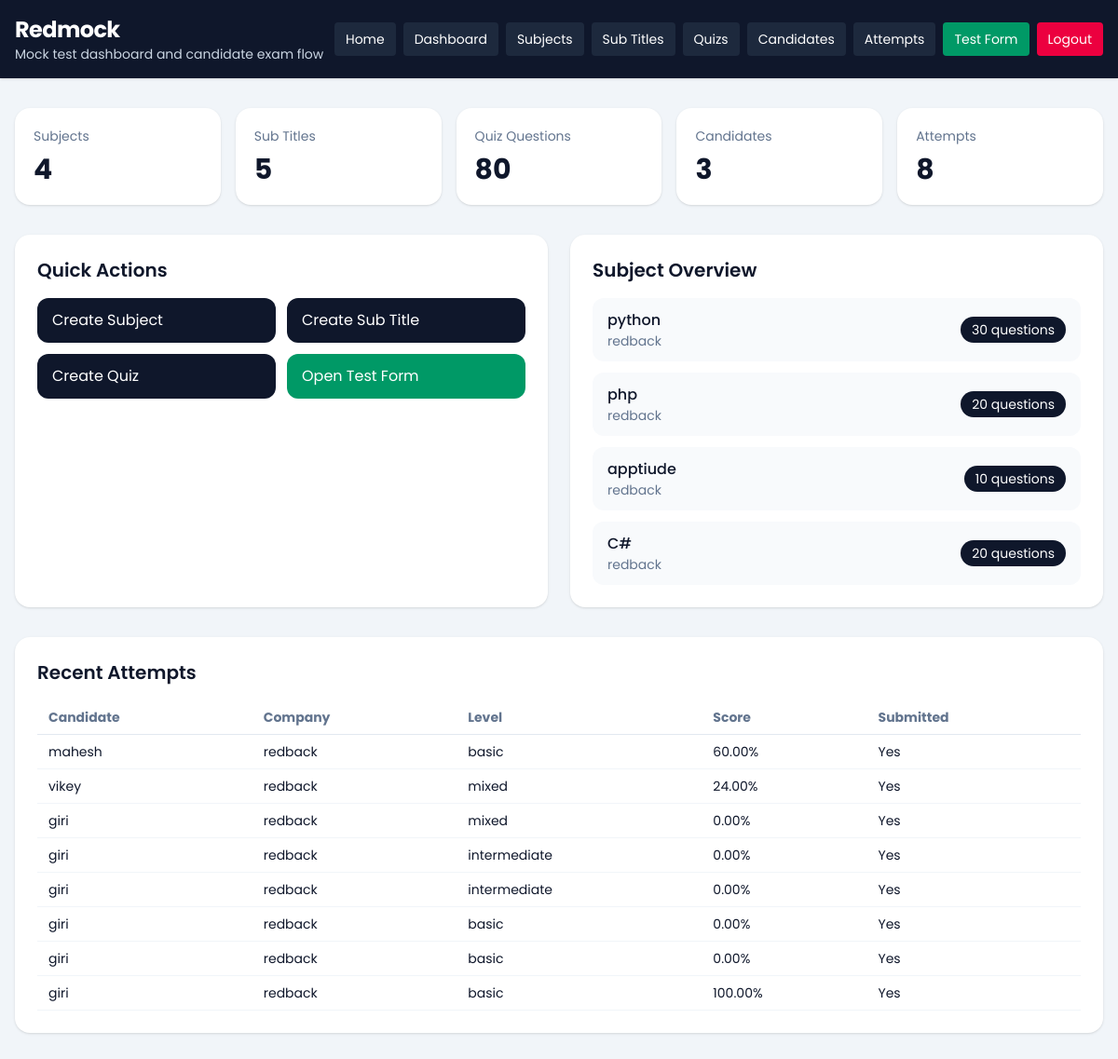
Page /dashboard/ (signed in) on the earlier database version.
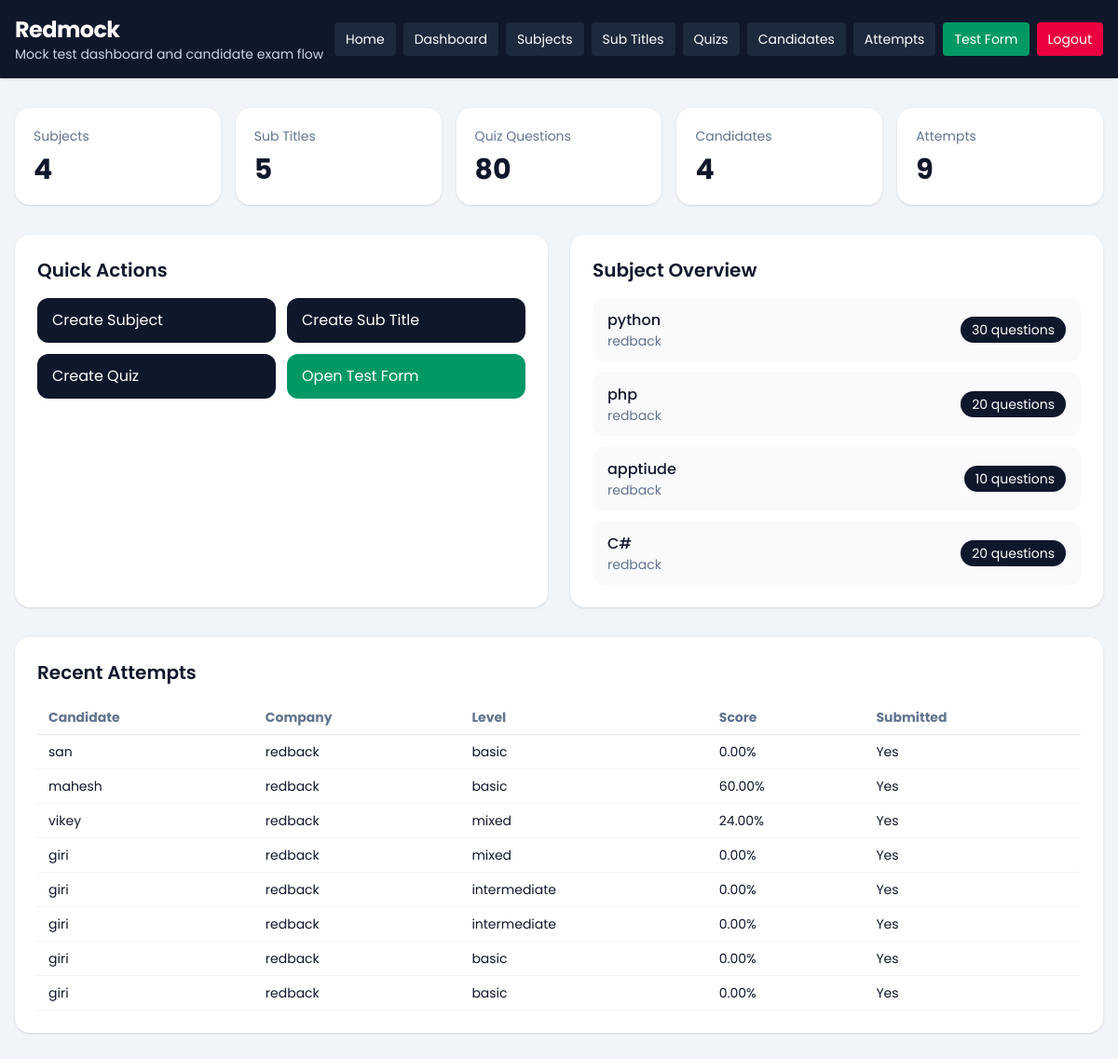
Same page on the later database version.
### dashboard/models.py (models this page shows, shortened)
class TestSubject(models.Model):
    company = models.ForeignKey(Company, on_delete=models.CASCADE, related_name='subjects')
    subject = models.CharField(max_length=150)
    created_at = models.DateTimeField(auto_now_add=True)
    class Meta:
        ordering = ['subject']
        unique_together = ('company', 'subject')

class Company(models.Model):
    name = models.CharField(max_length=150)
    image = models.ImageField(upload_to='company/', blank=True, null=True)
    email = models.EmailField(unique=True)
    password = models.CharField(max_length=128)
    is_active = models.BooleanField(default=True)
    created_at = models.DateTimeField(auto_now_add=True)
    updated_at = models.DateTimeField(auto_now=True)
    class Meta:
        ordering = ['name']
        verbose_name_plural = 'Companies'

### quiz/models.py (models this page shows, shortened)
class CandidateTestAttempt(models.Model):
    SESSION_SINGLE = 'single'
    SESSION_MULTI = 'multi'
    SESSION_CHOICES = [
        (SESSION_SINGLE, 'Single'),
        (SESSION_MULTI, 'Multi'),
    ]
    candidate = models.ForeignKey(Candidate, on_delete=models.CASCADE, related_name='attempts')
    company = models.ForeignKey(Company, on_delete=models.CASCADE, related_name='attempts')
    session_type = models.CharField(max_length=10, choices=SESSION_CHOICES)
    level = models.CharField(max_length=20)
    question_count = models.PositiveIntegerField()
    duration_minutes = models.PositiveIntegerField()
    selected_subjects = models.JSONField(default=list, blank=True)
    selected_sub_titles = models.JSONField(default=list, blank=True)
    answers_json = models.JSONField(default=list, blank=True)
    correct_count = models.PositiveIntegerField(default=0)
    wrong_count = models.PositiveIntegerField(default=0)
    percentage = models.DecimalField(max_digits=5, decimal_places=2, default=0)
    started_at = models.DateTimeField(blank=True, null=True)
    submitted_at = models.DateTimeField(blank=True, null=True)
    is_submitted = models.BooleanField(default=False)
    created_at = models.DateTimeField(auto_now_add=True)
    class Meta:
        ordering = ['-created_at']

class Candidate(models.Model):
    name = models.CharField(max_length=150)
    email = models.EmailField()
    designation_tech = models.CharField(max_length=150)
    created_at = models.DateTimeField(auto_now_add=True)
    class Meta:
        ordering = ['name']

### dashboard/views.py (the view)
# urls.py: path('', views.dashboard_home, name='home'),
@company_login_required
def dashboard_home(request):
    company = request.company
    context = {
        'subject_count': TestSubject.objects.filter(company=company).count(),
        'subtitle_count': SubTitle.objects.filter(test_subject__company=company).count(),
        'quiz_count': Quiz.objects.filter(test_subject__company=company).count(),
        'candidate_count': Candidate.objects.filter(attempts__company=company).distinct().count(),
        'attempt_count': CandidateTestAttempt.objects.filter(company=company).count(),
        'subjects': TestSubject.objects.filter(company=company).select_related('company').annotate(
            quiz_total=Count('quizzes')
        )[:6],
        'recent_attempts': CandidateTestAttempt.objects.filter(company=company).select_related(
            'candidate', 'company'
        )[:8],
        'company': company,
    }
    return render(request, 'dashboard/home.html', context)

### dashboard/views.py (called while the page is built)
def get_logged_in_company(request):
    company_id = request.session.get('company_id')
    if not company_id:
        return None
    return Company.objects.filter(id=company_id, is_active=True).first()

def company_login_required(view_func):
    @wraps(view_func)
    def wrapper(request, *args, **kwargs):
        company = get_logged_in_company(request)
        if not company:
            return redirect(f"{reverse('dashboard:login')}?next={request.path}")
        request.company = company
        return view_func(request, *args, **kwargs)
    return wrapper

### templates/dashboard/home.html (shortened to what this page needs)
{% extends "base.html" %}
{% block content %}
<section class="grid gap-4 md:grid-cols-5">
    <div class="rounded-2xl bg-white p-5 shadow-sm">
        <p class="text-sm text-slate-500">Subjects</p>
        <p class="mt-2 text-3xl font-bold">{{ subject_count }}</p>
    </div>
    <div class="rounded-2xl bg-white p-5 shadow-sm">
        <p class="text-sm text-slate-500">Sub Titles</p>
        <p class="mt-2 text-3xl font-bold">{{ subtitle_count }}</p>
    </div>
    <div class="rounded-2xl bg-white p-5 shadow-sm">
        <p class="text-sm text-slate-500">Quiz Questions</p>
        <p class="mt-2 text-3xl font-bold">{{ quiz_count }}</p>
    </div>
    <div class="rounded-2xl bg-white p-5 shadow-sm">
        <p class="text-sm text-slate-500">Candidates</p>
        <p class="mt-2 text-3xl font-bold">{{ candidate_count }}</p>
    </div>
    <div class="rounded-2xl bg-white p-5 shadow-sm">
        <p class="text-sm text-slate-500">Attempts</p>
        <p class="mt-2 text-3xl font-bold">{{ attempt_count }}</p>
    </div>
</section>
<section class="mt-8 grid gap-6 lg:grid-cols-2">
    <div class="rounded-2xl bg-white p-6 shadow-sm">
        <div class="mb-4 flex items-center justify-between">
            <h2 class="text-xl font-semibold">Quick Actions</h2>
        </div>
        <div class="grid gap-3 sm:grid-cols-2">
            <a href="{% url 'dashboard:subject_create' %}" class="rounded-xl bg-slate-900 px-4 py-3 text-white">Create Subject</a>
            <a href="{% url 'dashboard:subtitle_create' %}" class="rounded-xl bg-slate-900 px-4 py-3 text-white">Create Sub Title</a>
            <a href="{% url 'dashboard:quiz_create' %}" class="rounded-xl bg-slate-900 px-4 py-3 text-white">Create Quiz</a>
            <a href="{% url 'quiz:start' %}" class="rounded-xl bg-emerald-600 px-4 py-3 text-white">Open Test Form</a>
        </div>
    </div>
    <div class="rounded-2xl bg-white p-6 shadow-sm">
        <h2 class="text-xl font-semibold">Subject Overview</h2>
        <div class="mt-4 space-y-3">
            {% for subject in subjects %}
                <div class="flex items-center justify-between rounded-xl bg-slate-50 px-4 py-3">
                    <div>
                        <p class="font-medium">{{ subject.subject }}</p>
                        <p class="text-sm text-slate-500">{{ subject.company.name }}</p>
                    </div>
                    <span class="rounded-full bg-slate-900 px-3 py-1 text-sm text-white">{{ subject.quiz_total }} questions</span>
                </div>
            {% empty %}
                <p class="text-slate-500">No subjects created yet.</p>
            {% endfor %}
        </div>
    </div>
</section>
<section class="mt-8 rounded-2xl bg-white p-6 shadow-sm">
    <h2 class="text-xl font-semibold">Recent Attempts</h2>
    <div class="mt-4 overflow-x-auto">
        <table class="min-w-full text-left text-sm">
            <thead class="border-b border-slate-200 text-slate-500">
                <tr>
                    <th class="px-3 py-2">Candidate</th>
                    <th class="px-3 py-2">Company</th>
                    <th class="px-3 py-2">Level</th>
                    <th class="px-3 py-2">Score</th>
                    <th class="px-3 py-2">Submitted</th>
                </tr>
            </thead>
            <tbody>
                {% for attempt in recent_attempts %}
                    <tr class="border-b border-slate-100">
                        <td class="px-3 py-2">{{ attempt.candidate.name }}</td>
                        <td class="px-3 py-2">{{ attempt.company.name }}</td>
                        <td class="px-3 py-2">{{ attempt.level }}</td>
                        <td class="px-3 py-2">{{ attempt.percentage }}%</td>
                        <td class="px-3 py-2">{{ attempt.is_submitted|yesno:"Yes,No" }}</td>
                    </tr>
                {% empty %}
                    <tr>
                        <td colspan="5" class="px-3 py-6 text-center text-slate-500">No test attempts yet.</td>
                    </tr>
                {% endfor %}
            </tbody>
        </table>
    </div>
</section>
{% endblock %}

Differences in the rows shown:
no longer on this page (row unchanged): CandidateTestAttempt: candidate.name "giri", company.name "redback", level "basic", percentage "100.00", is_submitted "Yes"
added CandidateTestAttempt: candidate.name "san", company.name "redback", level "basic", percentage "0.00", is_submitted "Yes"
Other differences:
{{ candidate_count }}: "3" → "4"
{{ attempt_count }}: "8" → "9"
